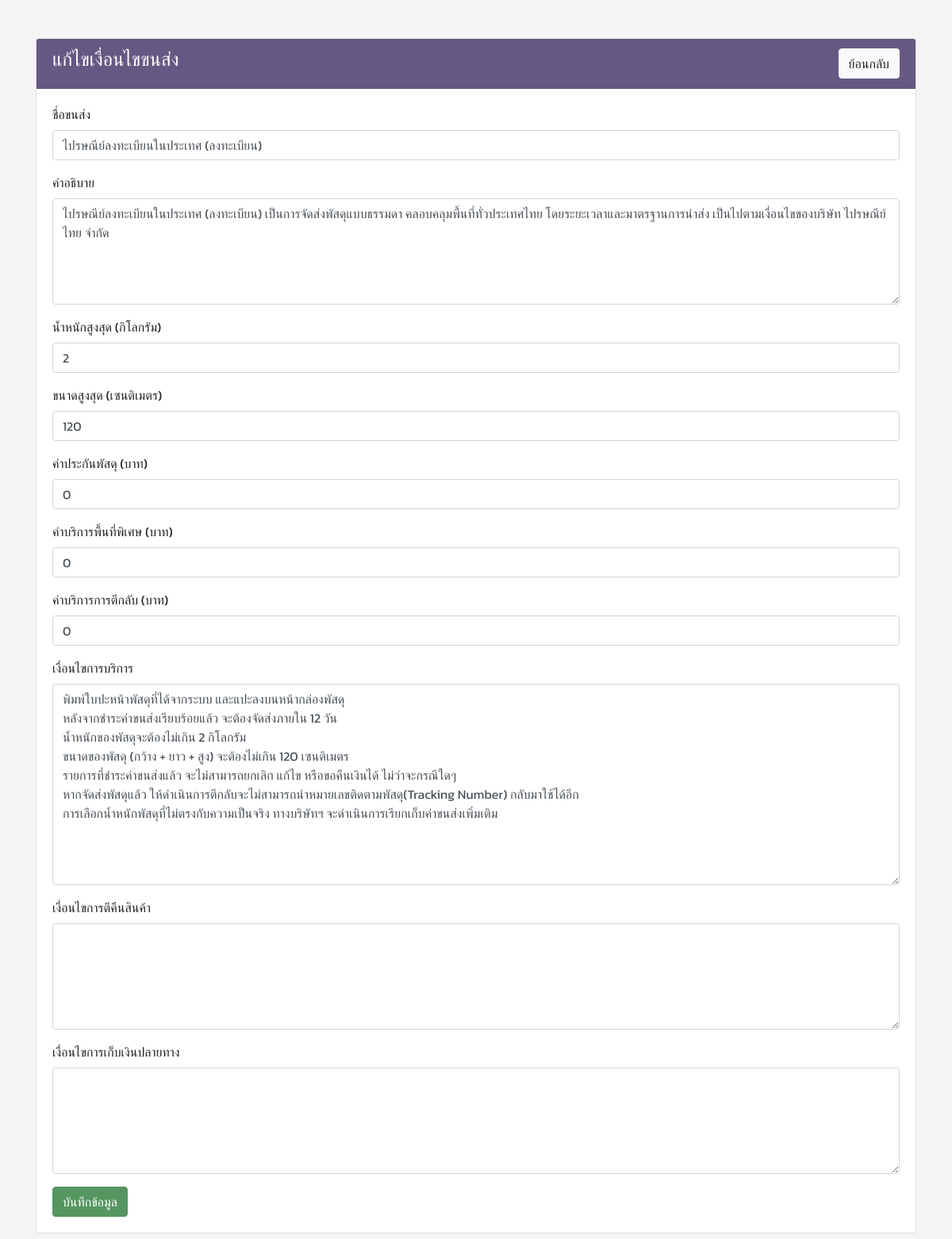
The app's page /php/edit_form.php?id=2&action=edit with its own data.
### tables this page shows
CREATE TABLE `shippingcompany` (`id` INT NOT NULL AUTO_INCREMENT , `name` VARCHAR(100) NOT NULL , `description` TEXT NOT NULL , `termsOfService` TEXT NOT NULL , `returnRefundPolicy` TEXT NOT NULL , `cashOnDeliveyPolicy` TEXT NOT NULL , `weight` INT NOT NULL DEFAULT '0' , `size` INT NOT NULL DEFAULT '0' , `packageInsuranceFee` INT NOT NULL DEFAULT '0' , `specialAreaFee` INT NOT NULL DEFAULT '0' , `bounceChargeFee` INT NOT NULL DEFAULT '0' , `createAt` DATETIME NOT NULL DEFAULT CURRENT_TIMESTAMP , PRIMARY KEY (`id`));

### src/Database/Db.php (called while the page is built, shortened)
<?php
class Db {
	private $host = "localhost";
	private $user = "root";
	private $password = "";
	private $dbName = "shipping";
	function __construct() {
		$this->pdo = $this->connect();
	}
	protected function connect() {
		$dsn = "mysql:host={$this->host};dbname={$this->dbName}";
		$pdo = new PDO($dsn, $this->user, $this->password);
		$pdo->setAttribute(PDO::ATTR_DEFAULT_FETCH_MODE, PDO::FETCH_ASSOC);
		$pdo->setAttribute(PDO::ATTR_ERRMODE, PDO::ERRMODE_EXCEPTION);
		return $pdo;
	}
}
?>

### src/Models/Shipping.php (called while the page is built, shortened)
<?php
class Shipping extends Db
{
    public function getShippingById($id)
    {
        $sql = "SELECT
        shippingcompany.id,
        shippingcompany.name,
        shippingcompany.description,
        shippingcompany.termsOfService,
        shippingcompany.returnRefundPolicy,
        shippingcompany.cashOnDeliveyPolicy,
        shippingcompany.weight,
        shippingcompany.size,
        shippingcompany.packageInsuranceFee,
        shippingcompany.specialAreaFee,
        shippingcompany.bounceChargeFee,
        shippingcompany.createAt
        FROM shippingcompany WHERE
        shippingcompany.id = ?";
        $stmt = $this->pdo->prepare($sql);
        $stmt->execute([$id]);
        $data = $stmt->fetchAll();
        return $data[0];
    }
}

### php/edit_form.php (the view, shortened to what this page needs)
<?php
if ($_REQUEST['action'] == 'edit') {
    $shippingObj = new shipping;
    $shipping = $shippingObj->getShippingById($_REQUEST['id']);
}
?>
<!DOCTYPE html>
<html lang="en">
<head>
    <link rel="stylesheet" href="/assignment/theme/css/bootstrap-theme.css">
</head>
<body class="font-kanit">
    <div class="container">
        <div class="row mt-5">
            <div class="col">
                <div class="card mb-3">
                    <div class="card-header bg-primary text-white d-flex justify-content-between">
                        <h4>แก้ไขเงื่อนไขขนส่ง</h4>
                        <a href="index.php" class="btn btn-light">ย้อนกลับ</a>
                    </div>
                    <div class="card-body">
                        <form action="submit_form.php" method="post">
                            <div class="form-group">
                                <label for="name">ชื่อขนส่ง</label>
                                <input type="text" name="name" id="name" class="form-control" value="<?php echo $shipping['name']; ?>" required>
                            </div>
                            <div class="form-group">
                                <label for="description">คำอธิบาย</label>
                                <TEXTAREA name="description" id="description" rows="5" class="form-control" required><?php echo $shipping['description']; ?></TEXTAREA>
                            </div>
                            <div class="form-group">
                                <label for="weight">น้ำหนักสูงสุด (กิโลกรัม)</label>
                                <input type="number" name="weight" id="weight" class="form-control" value="<?php echo $shipping['weight']; ?>" required>
                            </div>
                            <div class="form-group">
                                <label for="size">ขนาดสูงสุด (เซนติเมตร)</label>
                                <input type="number" name="size" id="size" class="form-control" value="<?php echo $shipping['size']; ?>" required>
                            </div>
                            <div class="form-group">
                                <label for="packageInsuranceFee">ค่าประกันพัสดุ (บาท)</label>
                                <input type="number" name="packageInsuranceFee" id="packageInsuranceFee" class="form-control" value="<?php echo $shipping['packageInsuranceFee']; ?>">
                            </div>
                            <div class="form-group">
                                <label for="specialAreaFee">ค่าบริการพื้นที่พิเศษ (บาท)</label>
                                <input type="number" name="specialAreaFee" id="specialAreaFee" class="form-control" value="<?php echo $shipping['specialAreaFee']; ?>">
                            </div>
                            <div class="form-group">
                                <label for="bounceChargeFee">ค่าบริการการตีกลับ (บาท)</label>
                                <input type="number" name="bounceChargeFee" id="bounceChargeFee" class="form-control" value="<?php echo $shipping['bounceChargeFee']; ?>">
                            </div>
                            <div class="form-group">
                                <label for="termsOfService">เงื่อนไขการบริการ</label>
                                <TEXTAREA name="termsOfService" id="termsOfService" rows="10" class="form-control" required><?php echo $shipping['termsOfService']; ?></TEXTAREA>
                            </div>
                            <div class="form-group">
                                <label for="returnRefundPolicy">เงื่อนไขการตีคืนสินค้า</label>
                                <TEXTAREA name="returnRefundPolicy" id="returnRefundPolicy" rows="5" class="form-control"><?php echo $shipping['returnRefundPolicy']; ?></TEXTAREA>
                            </div>
                            <div class="form-group">
                                <label for="cashOnDeliveyPolicy">เงื่อนไขการเก็บเงินปลายทาง</label>
                                <TEXTAREA name="cashOnDeliveyPolicy" id="cashOnDeliveyPolicy" rows="5" class="form-control"><?php echo $shipping['cashOnDeliveyPolicy']; ?></TEXTAREA>
                            </div>
                            <button class="btn btn-success" type="submit">บันทึกข้อมูล</button>
                    </div>
                </div>
            </div>
        </div>
    </div>
</body>
</html>

### records on screen
shippingcompany: name "ไปรษณีย์ลงทะเบียนในประเทศ (ลงทะเบียน)", description "ไปรษณีย์ลงทะเบียนในประเทศ (ลงทะเบียน) เป็นการจัดส่งพัสดุแบบธรรมดา คลอบคลุมพื้นที่ทั่วประเทศไทย โดยระยะเวลาและมาตรฐานการนำส่ง เป็นไปตามเงื่อนไขของบริษัท ไปรษณีย์ไทย จำกัด", weight "2", size "120", packageInsuranceFee "0", specialAreaFee "0", bounceChargeFee "0", termsOfService "พิมพ์ใบปะหน้าพัสดุที่ได้จากระบบ และแปะลงบนหน้ากล่องพัสดุ หลังจากชำระค่าขนส่งเรียบร้อยแล้ว จะต้องจัดส่งภายใน 12 วัน น้ำหนักของพัสดุจะต้องไม่เกิน 2 กิโลกรัม ขนาดของพัสดุ (กว้าง + ยาว + สูง) จะต้องไม่เกิน 120 เซนติเมตร รายการที่ชำระค่าขนส่งแล้ว จะไม่สามารถยกเลิก แก้ไข หรือขอคืนเงินได้ ไม่ว่าจะกรณีใดๆ หากจัดส่งพัสดุแล้ว ให้ดำเนินการตีกลับจะไม่สามารถนำหมายเลขติดตามพัสดุ(Tracking Number) กลับมาใช้ได้อีก การเลือกน้ำหนักพัสดุที่ไม่ตรงกับความเป็นจริง ทางบริษัทฯ จะดำเนินการเรียกเก็บค่าขนส่งเพิ่มเติม"
